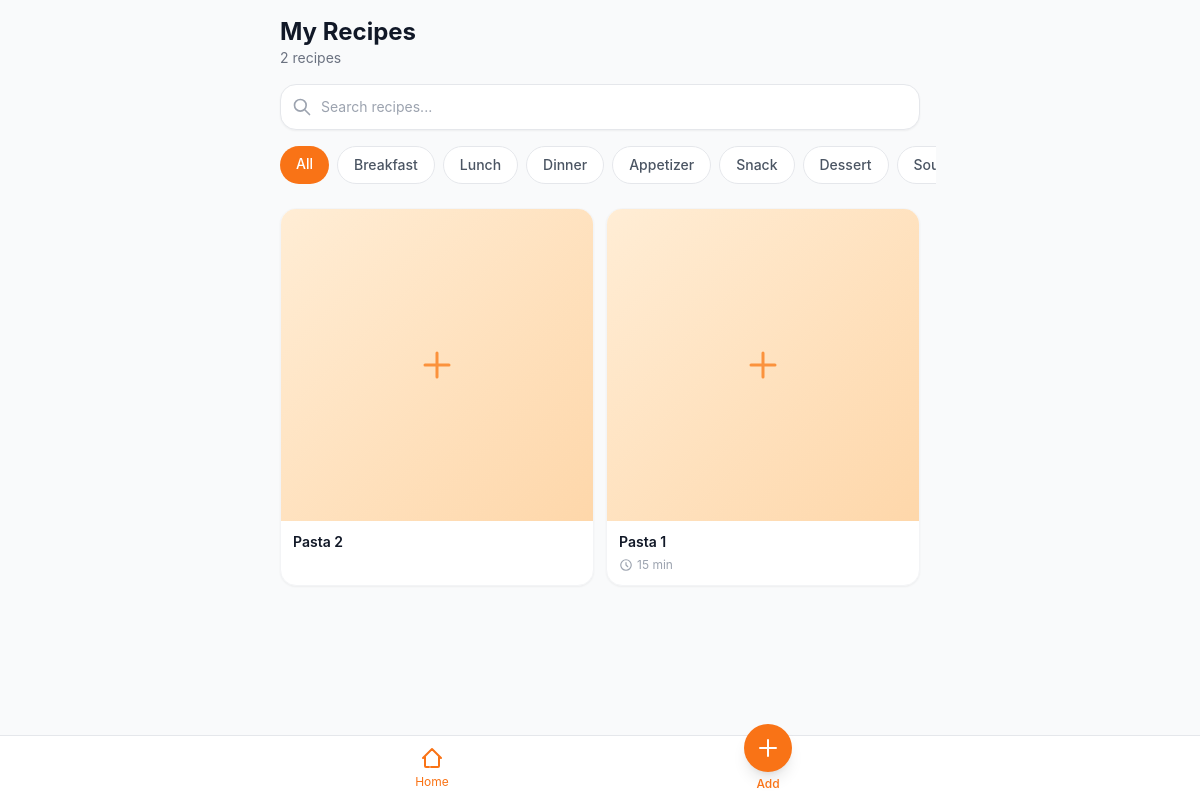
Before: / with the older database file.
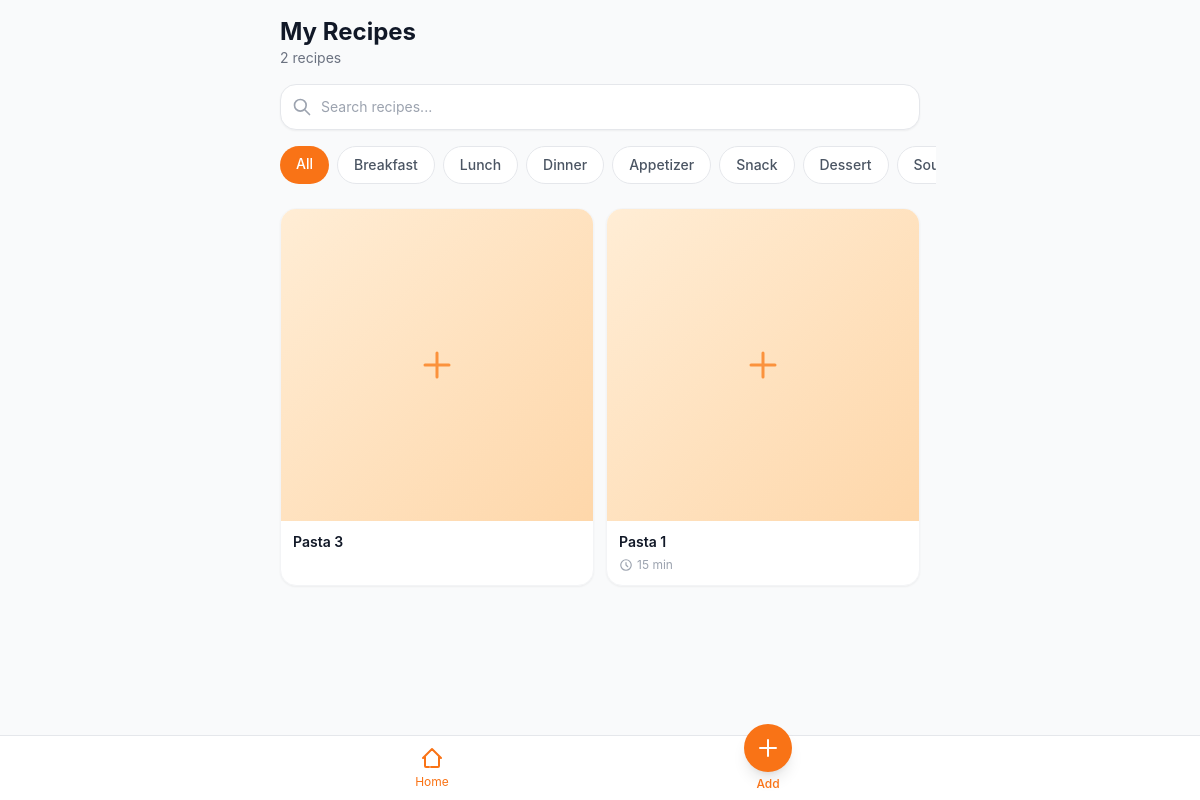
After: the same page with the newer database file.
### tables this page shows
CREATE TABLE recipes (
            id TEXT PRIMARY KEY,
            title TEXT NOT NULL,
            description TEXT,
            servings TEXT,
            prep_time TEXT,
            cook_time TEXT,
            category TEXT,
            image_filename TEXT,
            created_at TEXT NOT NULL,
            updated_at TEXT NOT NULL
        );

### app.py (the view)
@app.route("/")
def index():
    db = get_db()
    search = request.args.get("q", "").strip()
    category = request.args.get("category", "").strip()
    query = "SELECT * FROM recipes"
    params = []
    conditions = []
    if search:
        conditions.append("(title LIKE ? OR description LIKE ?)")
        params.extend([f"%{search}%", f"%{search}%"])
    if category:
        conditions.append("category = ?")
        params.append(category)
    if conditions:
        query += " WHERE " + " AND ".join(conditions)
    query += " ORDER BY created_at DESC"
    recipes = db.execute(query, params).fetchall()
    recipes_with_tags = []
    for r in recipes:
        tags = db.execute(
            "SELECT name FROM tags WHERE recipe_id = ?", (r["id"],)
        ).fetchall()
        recipes_with_tags.append({**dict(r), "tags": [t["name"] for t in tags]})
    return render_template(
        "index.html",
        recipes=recipes_with_tags,
        search=search,
        category=category,
        categories=CATEGORIES,
    )

### app.py (called while the page is built)
def get_db():
    if "db" not in g:
        g.db = sqlite3.connect(DATABASE)
        g.db.row_factory = sqlite3.Row
        g.db.execute("PRAGMA journal_mode=WAL")
        g.db.execute("PRAGMA foreign_keys=ON")
    return g.db

### templates/index.html (shortened to what this page needs)
{% extends "base.html" %}
{% block content %}
<div class="flex items-center justify-between mb-4">
    <div>
        <h1 class="text-2xl font-bold text-gray-900">My Recipes</h1>
        <p class="text-sm text-gray-500">{{ recipes|length }} recipe{{ 's' if recipes|length != 1 }}</p>
    </div>
</div>
<form method="GET" action="{{ url_for('index') }}" class="mb-4">
    <div class="relative">
        <svg class="absolute left-3 top-1/2 -translate-y-1/2 w-5 h-5 text-gray-400" fill="none" stroke="currentColor" viewBox="0 0 24 24">
            <path stroke-linecap="round" stroke-linejoin="round" stroke-width="2" d="M21 21l-6-6m2-5a7 7 0 11-14 0 7 7 0 0114 0z"/>
        </svg>
        <input type="text" name="q" value="{{ search }}" placeholder="Search recipes..."
               class="w-full pl-10 pr-4 py-3 bg-white border border-gray-200 rounded-2xl text-sm
                      focus:outline-none focus:ring-2 focus:ring-brand-500 focus:border-transparent
                      shadow-sm">
    </div>
</form>
<div class="flex gap-2 overflow-x-auto hide-scrollbar mb-6 -mx-4 px-4">
    <a href="{{ url_for('index', q=search) }}"
       class="flex-shrink-0 px-4 py-2 rounded-full text-sm font-medium
              {% if not category %}bg-brand-500 text-white{% else %}bg-white text-gray-600 border border-gray-200{% endif %}">
        All
    </a>
    {% for cat in categories %}
    <a href="{{ url_for('index', q=search, category=cat) }}"
       class="flex-shrink-0 px-4 py-2 rounded-full text-sm font-medium
              {% if category == cat %}bg-brand-500 text-white{% else %}bg-white text-gray-600 border border-gray-200{% endif %}">
        {{ cat }}
    </a>
    {% endfor %}
</div>
{% if recipes %}
<div class="grid grid-cols-2 gap-3">
    {% for recipe in recipes %}
    <a href="{{ url_for('recipe_detail', recipe_id=recipe.id) }}"
       class="recipe-card bg-white rounded-2xl overflow-hidden shadow-sm border border-gray-100">
        {% if recipe.image_filename %}
        <div class="aspect-square overflow-hidden">
            <img src="{{ url_for('static', filename='uploads/' + recipe.image_filename) }}"
                 alt="{{ recipe.title }}"
                 class="w-full h-full object-cover"
                 loading="lazy">
        </div>
        {% else %}
        <div class="aspect-square bg-gradient-to-br from-brand-100 to-brand-200 flex items-center justify-center">
            <svg class="w-12 h-12 text-brand-400" fill="none" stroke="currentColor" viewBox="0 0 24 24">
                <path stroke-linecap="round" stroke-linejoin="round" stroke-width="1.5"
                      d="M12 6v6m0 0v6m0-6h6m-6 0H6"/>
            </svg>
        </div>
        {% endif %}
        <div class="p-3">
            <h3 class="font-semibold text-sm leading-tight line-clamp-2">{{ recipe.title }}</h3>
            {% if recipe.cook_time or recipe.prep_time %}
            <div class="flex items-center gap-1 mt-1.5 text-xs text-gray-400">
                <svg class="w-3.5 h-3.5" fill="none" stroke="currentColor" viewBox="0 0 24 24">
                    <path stroke-linecap="round" stroke-linejoin="round" stroke-width="2"
                          d="M12 8v4l3 3m6-3a9 9 0 11-18 0 9 9 0 0118 0z"/>
                </svg>
                {{ recipe.prep_time or '' }}{% if recipe.prep_time and recipe.cook_time %} + {% endif %}{{ recipe.cook_time or '' }}
            </div>
            {% endif %}
        </div>
    </a>
    {% endfor %}
</div>
{% endif %}
{% endblock %}

### templates/base.html (shortened to what this page needs)
<!DOCTYPE html>
<html lang="en">
<head>
    <script src="https://cdn.tailwindcss.com"></script>
</head>
<body class="bg-gray-50 text-gray-900 min-h-screen pb-20">
    <main class="max-w-2xl mx-auto px-4 pt-4">
        {% block content %}{% endblock %}
    </main>
    <nav class="fixed bottom-0 left-0 right-0 bg-white border-t border-gray-200 safe-bottom z-40">
        <div class="max-w-2xl mx-auto flex justify-around items-center h-16">
            <a href="{{ url_for('index') }}"
               class="flex flex-col items-center justify-center w-full h-full
                      {% if request.endpoint == 'index' %}text-brand-500{% else %}text-gray-400{% endif %}">
                <svg class="w-6 h-6" fill="none" stroke="currentColor" viewBox="0 0 24 24">
                    <path stroke-linecap="round" stroke-linejoin="round" stroke-width="2"
                          d="M3 12l2-2m0 0l7-7 7 7M5 10v10a1 1 0 001 1h3m10-11l2 2m-2-2v10a1 1 0 01-1 1h-3m-4 0h4"/>
                </svg>
                <span class="text-xs mt-1">Home</span>
            </a>
            <a href="{{ url_for('recipe_new') }}"
               class="flex flex-col items-center justify-center w-full h-full">
                <div class="bg-brand-500 rounded-full p-3 -mt-5 shadow-lg">
                    <svg class="w-6 h-6 text-white" fill="none" stroke="currentColor" viewBox="0 0 24 24">
                        <path stroke-linecap="round" stroke-linejoin="round" stroke-width="2" d="M12 4v16m8-8H4"/>
                    </svg>
                </div>
                <span class="text-xs mt-1 text-brand-500 font-medium">Add</span>
            </a>
        </div>
    </nav>
</body>
</html>

### templates/base.html (style rules this page uses)
* { -webkit-tap-highlight-color: transparent; }
body { font-family: -apple-system, BlinkMacSystemFont, 'Segoe UI', Roboto, sans-serif; }
.recipe-card { transition: transform 0.15s ease, box-shadow 0.15s ease; }
.hide-scrollbar { -ms-overflow-style: none; scrollbar-width: none; }
.safe-bottom { padding-bottom: env(safe-area-inset-bottom, 0px); }

Changed rows visible on the page:
changed recipes: title "Pasta 2" → "Pasta 3"
